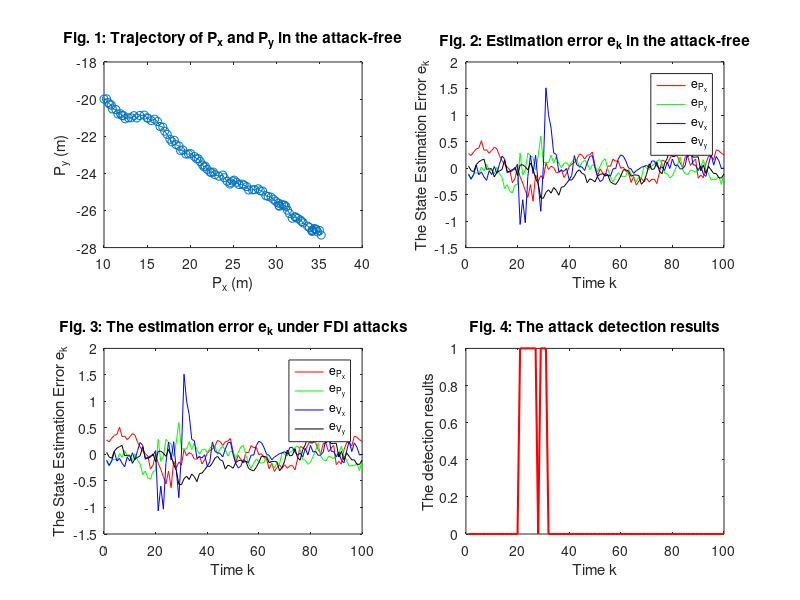

This chart was generated by the following MATLAB code: (Note: this script raises an error after producing the figure.)
% Define system parameters
dt = 0.01; % Time step
gamma = 0.25; % Gamma parameter
N = 100; % Number of time steps
r_bar = 1; % Detection threshold

% System matrices
A = [1, 0, (1-0.5*dt)*dt, 0; 
     0, 1, 0, (1-0.5*gamma*dt)*dt; 
     0, 0, 1-gamma*dt, 0; 
     0, 0, 0, 1-gamma*dt]; 

B = [0.5*dt^2, 0; 
     0, 0.5*dt^2; 
     dt, 0; 
     0, dt]; 

C = eye(4);

% Controller and observer gains
K = [40.0400, 0, 29.5498, 0; 
     0, 20.2002, 0, 68.7490]; 

L = [0.2000, 0, 0.0499, 0; 
     0, 0.2000, 0, 0.0499; 
     0, 0, 0.4975, 0; 
     0, 0, 0, 0.0975];

% Initial state and input
x_0 = [10; -20; 30; -10]; 
u_k = [0; 0]; 

% Initialize variables
x_hat = x_0; % State estimate
x = x_0; % Actual state
P_x = x(1); P_y = x(2); V_x = x(3); V_y = x(4); 
y_k = C*x + 0.1*randn(4,1); % Initial sensor measurement
flag = zeros(N,1); % Attack detection flag
r_a_k = zeros(N,1); % Residual
P_x_vals = zeros(N,1); % Store P_x for plotting
P_y_vals = zeros(N,1); % Store P_y for plotting
e_k_vals = zeros(N,4); % State estimation error

% Nonlinear transformation and moving target parameters
Gamma_k = diag([1,1,1,1]); % Identity for simplicity, could vary
f = @(y) y; % Identity transformation for simplicity (modify if needed)

% Run the simulation
% Run the simulation
for k = 1:N
    % Apply nonlinear transformation and moving target
    y_prime_k = f(y_k);
    y_M_k = Gamma_k * y_prime_k;
    y_bar_k = inv(Gamma_k) * y_M_k;
    
    % State estimate update
    x_hat = A*x_hat + L*(y_bar_k - C*x_hat);
    
    % Calculate residual
    r_a_k(k) = norm(y_bar_k - C*x_hat);
    
    % Attack detection (simple flagging)
    if r_a_k(k) > r_bar
        flag(k) = 1;
    end
    
    % Save state and error values
    P_x_vals(k) = x(1);
    P_y_vals(k) = x(2);
    e_k_vals(k,:) = (x_hat - x)'; % Corrected to transpose the state estimation error
    
    % State dynamics with FDI attack injection
    if k >= 20 && k <= 30
        y_k = C*x + 1.5*randn(4,1); % Injecting FDI attack by corrupting sensor output
    else
        y_k = C*x + 0.1*randn(4,1); % Normal sensor noise
    end
    
    % Update state using system dynamics
    x = A*x + B*u_k + [0.1*randn; 0.1*randn; 0.1*randn; 0.1*randn]; % System dynamics
end

% Plot the results
figure;
subplot(2,2,1);
plot(P_x_vals, P_y_vals, '-o');
title('Fig. 1: Trajectory of P_x and P_y in the attack-free');
xlabel('P_x (m)');
ylabel('P_y (m)');

subplot(2,2,2);
plot(1:N, e_k_vals(:,1), 'r-', 1:N, e_k_vals(:,2), 'g-', 1:N, e_k_vals(:,3), 'b-', 1:N, e_k_vals(:,4), 'k-');
title('Fig. 2: Estimation error e_k in the attack-free');
xlabel('Time k');
ylabel('The State Estimation Error e_k');
legend('e_{P_x}', 'e_{P_y}', 'e_{V_x}', 'e_{V_y}');

subplot(2,2,3);
plot(1:N, e_k_vals(:,1), 'r-', 1:N, e_k_vals(:,2), 'g-', 1:N, e_k_vals(:,3), 'b-', 1:N, e_k_vals(:,4), 'k-');
title('Fig. 3: The estimation error e_k under FDI attacks');
xlabel('Time k');
ylabel('The State Estimation Error e_k');
legend('e_{P_x}', 'e_{P_y}', 'e_{V_x}', 'e_{V_y}');

subplot(2,2,4);
plot(1:N, flag, 'r-', 'LineWidth', 1.5);
title('Fig. 4: The attack detection results');
xlabel('Time k');
ylabel('The detection results');
ylim([0 1]);

% Show all plots
sgtitle('Simulation Results for Active Attack Defense Strategy');